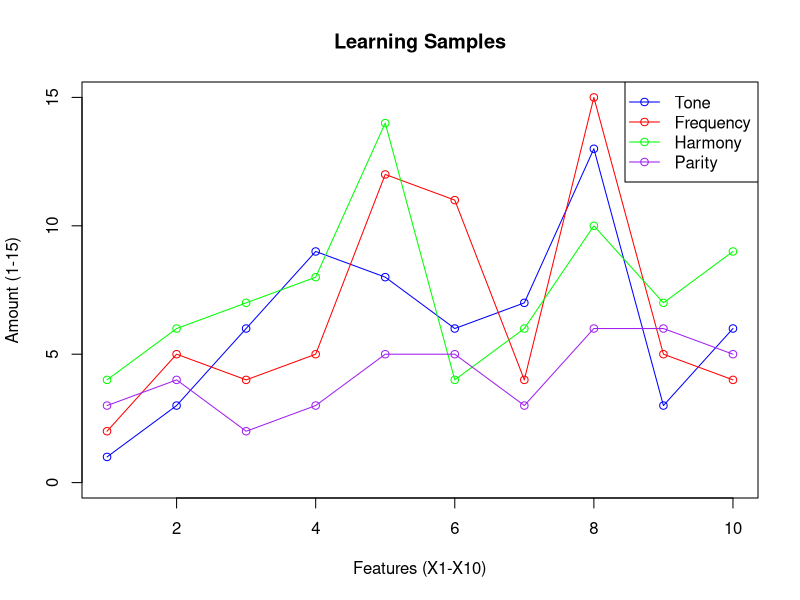

Generate this figure with R:
# Step 3 > Reading the data from file
# Defineing a data model and populate manually

sound_data <- data.frame(
  Tone = numeric(10),
  Frequency = numeric(10),
  Harmony = numeric(10),
  Parity = numeric(10)
)

# Reading the data directly from file (best practice)
sound_data <- read.table("Data.txt", header=TRUE, sep="\t")

# Saveing the chart
png(filename="Graph_File_Step3.png", height=600, width=800, bg="white")

plot(sound_data$Tone, type="o", col="blue", ylim=c(0,15),
     xlab="Features (X1-X10)", ylab="Amount (1-15)",
     main="Learning Samples")

lines(sound_data$Frequency, type="o", col="red")
lines(sound_data$Harmony, type="o", col="green")
lines(sound_data$Parity, type="o", col="purple")

legend("topright",
       legend=c("Tone", "Frequency", "Harmony", "Parity"),
       col=c("blue", "red", "green", "purple"),
       lty=1, pch=1)

dev.off()